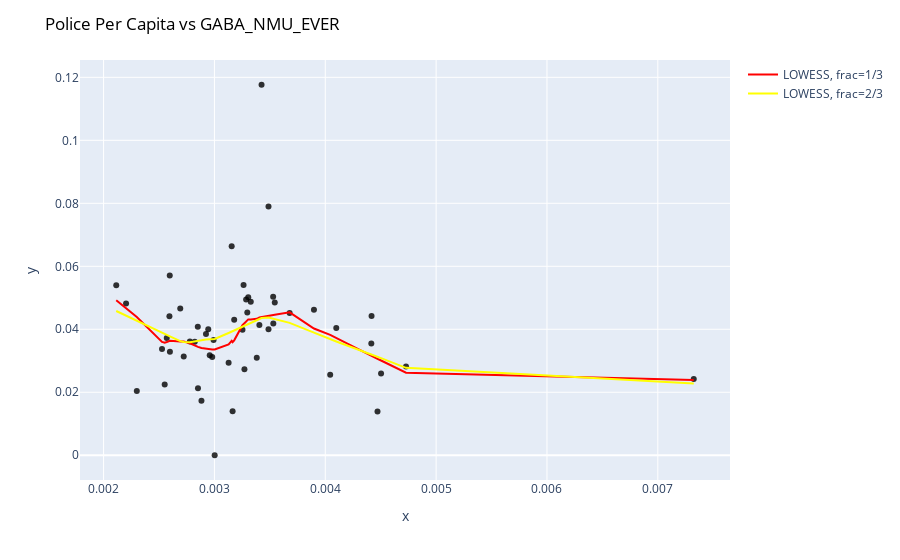

Notebook code for this chart:
### Code cell
endog = final_data["GABA_NMU_EVER"].values
endog
exogvals = X1["police_per_capita"]
exog = exogvals.values
# x values 
#X1
#X2
# y values
#final_data["OP_NMU_EVER"]
#final_data["BENZ_NMU_EVER"]
#final_data["STIM_NMU_EVER"]
#final_data["GABA_NMU_EVER"]
#final_data["ILL_USE"]
new_y = lowess(endog, exog, frac=1./3)
new_y2 = lowess(endog, exog, frac=2/3)
new_y3 = lowess(endog, exog, frac=1/5)


fig = px.scatter(df, x=exog, y=endog, 
                 opacity=0.8, color_discrete_sequence=['black'])

fig.update_layout(title=dict(text="Police Per Capita vs GABA_NMU_EVER ", 
                             font=dict(color='black')))
# Add the prediction line
fig.add_traces(go.Scatter(x=new_y[:,0], y=new_y[:,1], name='LOWESS, frac=1/3', line=dict(color='red')))
fig.add_traces(go.Scatter(x=new_y2[:,0], y=new_y2[:,1], name='LOWESS, frac=2/3', line=dict(color='yellow')))
#fig.add_traces(go.Scatter(x=new_y3[:,0], y=new_y3[:,1], name='LOWESS, frac=1/5', line=dict(color='blue')))
